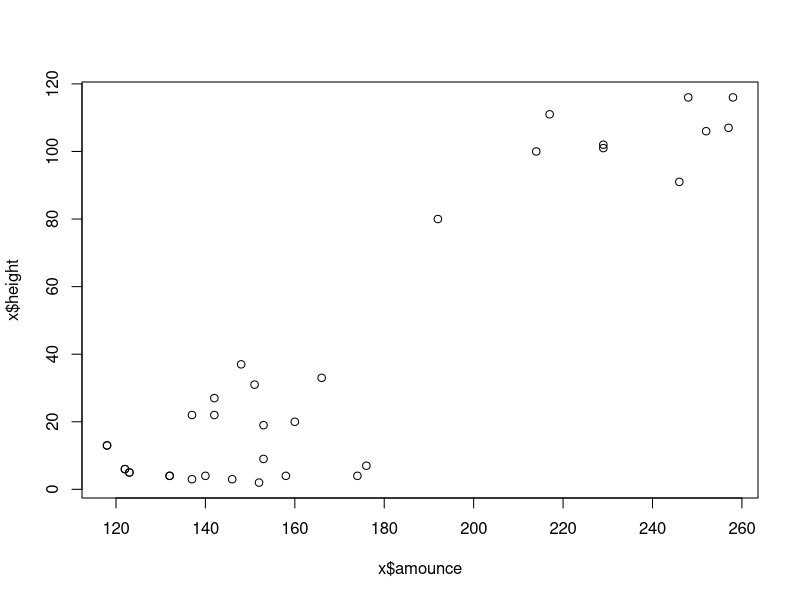
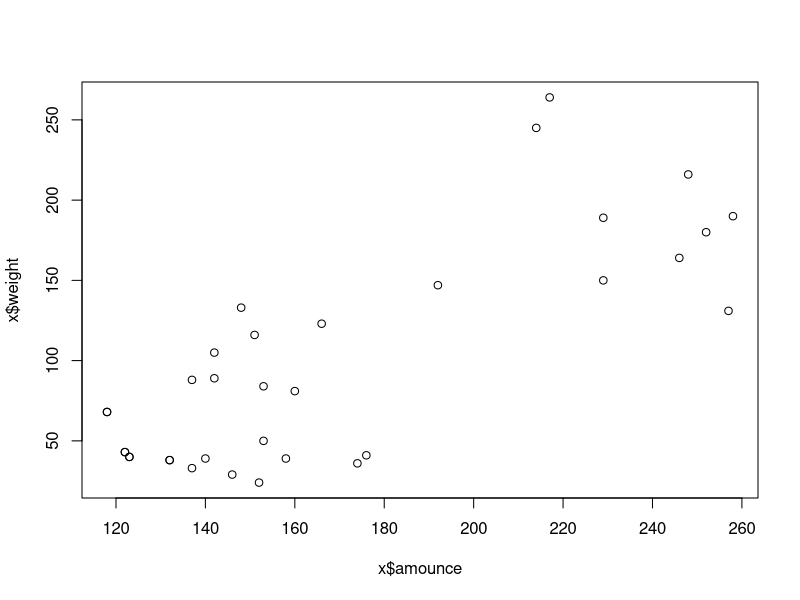
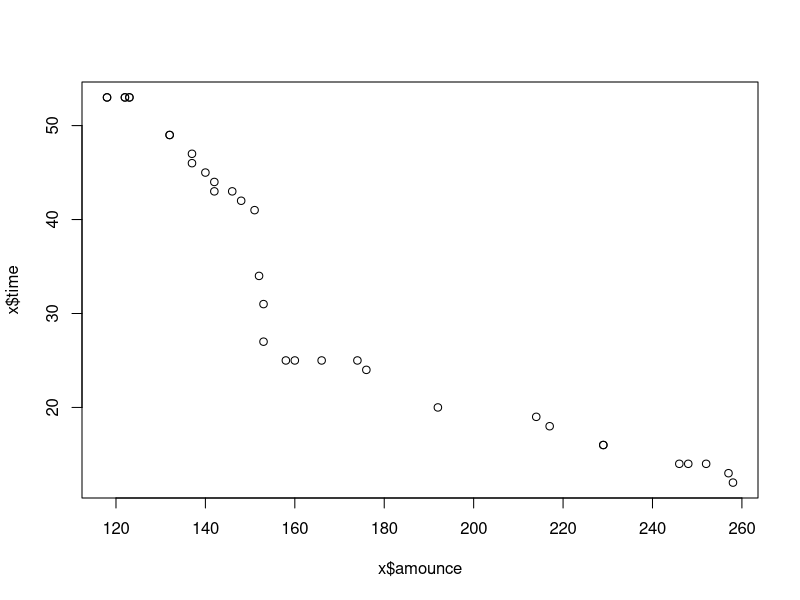
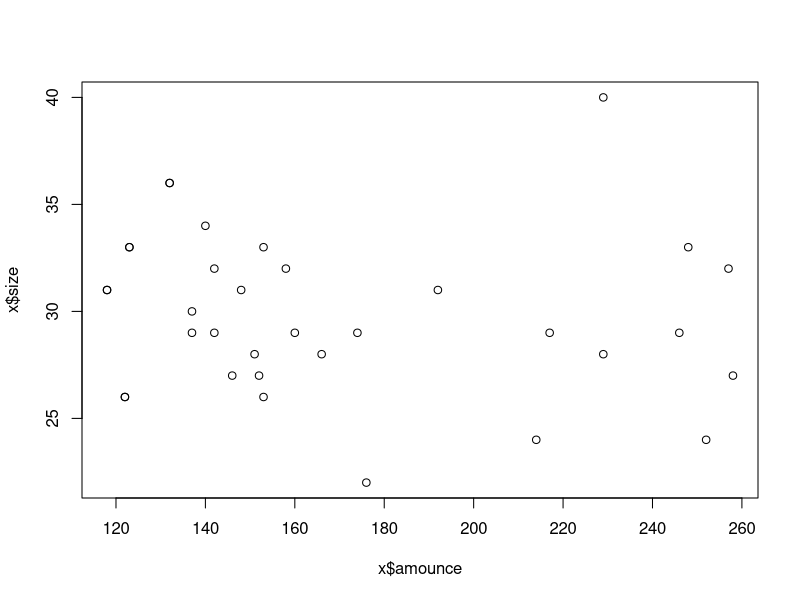
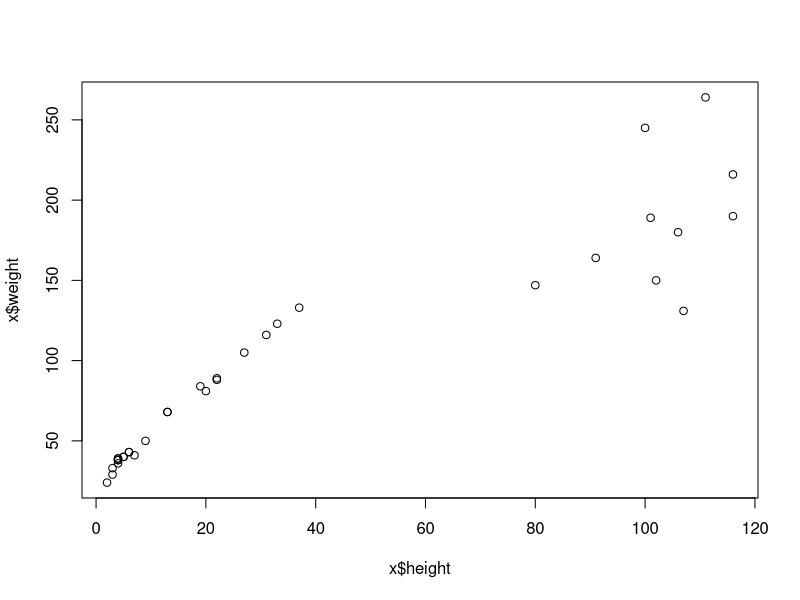
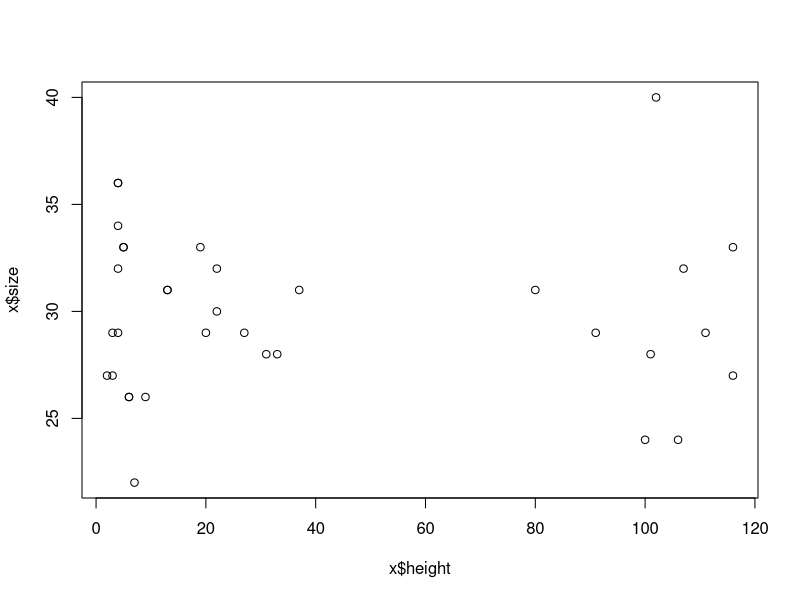
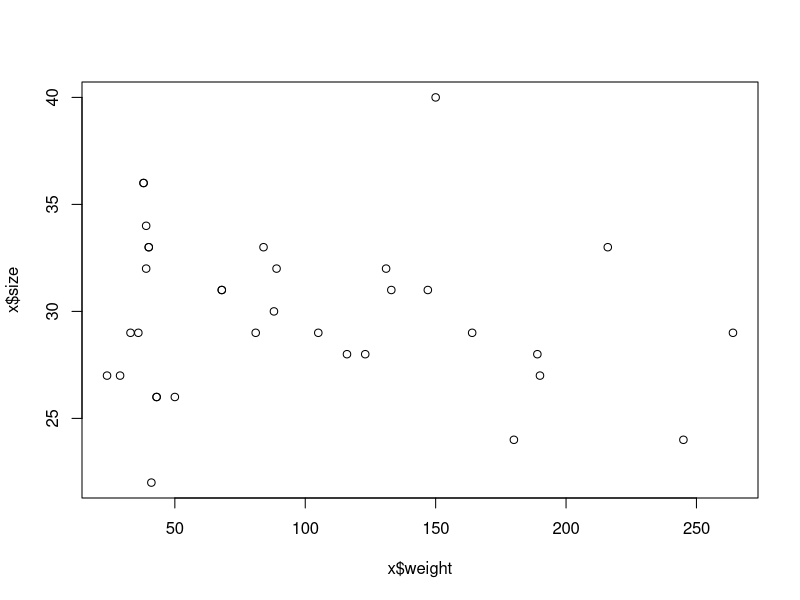
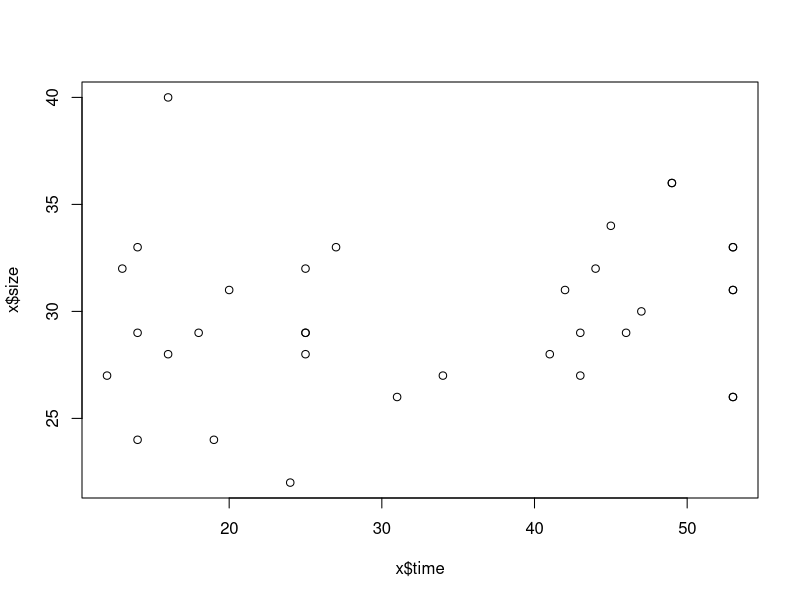

These charts were generated, in order, by the following R code: (Note: this script raises an error after producing the figures.)
x <- read.csv("shoes.csv")
#замовлення в магазині взуття

install.packages("Hmisc")
library("Hmisc")
install.packages("corrplot") 
library(corrplot)
install.packages("gclus")
library(gclus)
install.packages("lattice")
library(lattice)
install.packages("qgraph")
library(qgraph)

#matrichni diagramy rozsiyuvanna
plot(x$amounce, x$height)
plot(x$amounce, x$weight)
plot(x$amounce, x$time)
plot(x$amounce, x$size)
plot(x$height, x$weight)
plot(x$height, x$size)
plot(x$weight, x$size)
plot(x$time, x$size)

x.cor=cor(x) #Беру ККП всіх значень зі всіма( для створення матриці)
round(cor(x),2) #Кореляційня матриця всього із всім
pairs(x, panel = panel.smooth) #будую матричні діаграми розсіювання та проводжу згладжуючу пряму

x.rcorr= rcorr(as.matrix(x)) #Квадратна кореляційна матриця Корел. Граф
x.rcorr

x.coeff = x.rcorr$r #витягують значення p або коефіцієнти кореляції з виводу
x.p = x.rcorr$P # витягують значення p або коефіцієнти кореляції з виводу

x.coeff #display
x.p #

res <- cor(x)
round(res, 2) #Ще одна матриця кореляції

corrplot(res, type="upper") #Графік кореляції із кружечками

# matrix of the p-value of the correlation
p.mat <- cor.mtest(x)
head(p.mat)

corrplot(res, method = "number") #Графік кореляції з значеннями

heatmap(x = res,symm = TRUE)    #Графік кореляції типу heatmap

# получим вектор коэффициентов (по модулю)
coeffs <- abs(cor(x)) 
coeffs

# зададим цвета (автоматическое разбиение по вектору коэффициентов)
colors <- dmat.color(coeffs) 
colors
# отсортируем так, чтобы графики, где связь переменных наибольшая,
# были ближе к диагонали

order <- order.single(coeffs)
order
# строим сам график

# gap - расстояние между графиками в матрице

cpairs(x, order, panel.colors = colors, gap = .5)

lattice::splom(mtcars[, 1:5])  #Теж графік кореляції(інша бібліотека)
M <- cor(x) # рахуємо кореляцiї для даних про автомобiлi
qgraph(M) # виводимо верхнiй рисунок
#
grp<-as.factor(c(3,1,1,1,3,1,2,2,3,3,1)) # список номерiв груп
# виводимо нижнiй рисунок:
qgraph(M,layout="groups",groups=grp,minimum=0.5)
